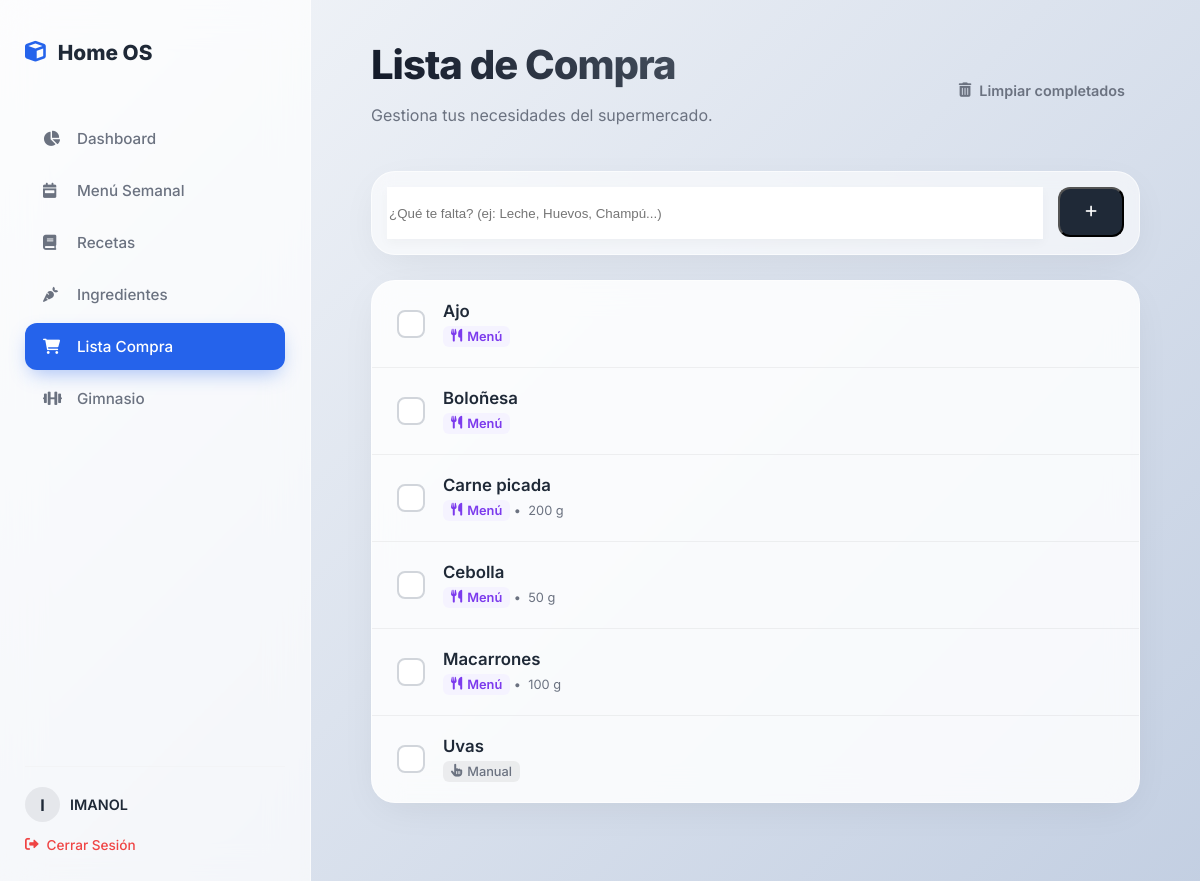
The app's page /shopping_list (signed in), older data.
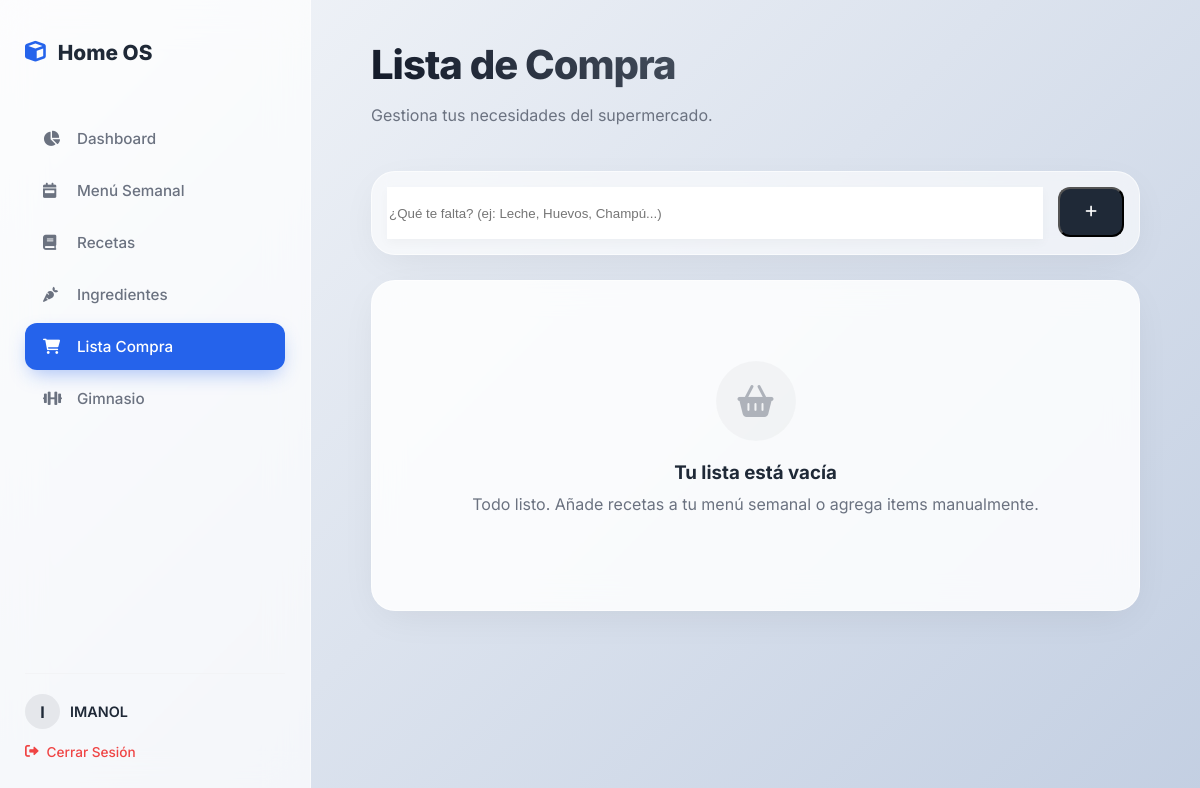
The same page, newer data.
### models.py (models this page shows, shortened)
class User(UserMixin, db.Model):
    __tablename__ = 'user'
    id = db.Column(db.Integer, primary_key=True)
    username = db.Column(db.String(50), unique=True, nullable=False)
    email = db.Column(db.String(120), unique=True, nullable=False)
    password_hash = db.Column(db.String(128))
    recetas = db.relationship('Receta', backref='user', lazy=True)
    menus = db.relationship('MenuSemanal', backref='user', lazy=True)
    tareas = db.relationship('TareaLimpieza', backref='user', lazy=True)
    lavadoras = db.relationship('Lavadora', backref='user', lazy=True)
    items_compra = db.relationship('ShoppingItem', backref='user', lazy=True)

class ShoppingItem(db.Model):
    __tablename__ = 'shopping_item'
    id = db.Column(db.Integer, primary_key=True)
    nombre = db.Column(db.String(100), nullable=False)
    cantidad = db.Column(db.Float, default=1.0)
    unidad = db.Column(db.String(20), default="ud")
    completed = db.Column(db.Boolean, default=False)
    is_auto = db.Column(db.Boolean, default=False)
    user_id = db.Column(db.Integer, db.ForeignKey('user.id'), nullable=False)

### app.py (the view)
@app.route('/shopping_list')
@login_required
def shopping_list():
    items = ShoppingItem.query.filter_by(user_id=current_user.id).order_by(ShoppingItem.completed, ShoppingItem.nombre).all()
    return render_template('shopping_list.html', items=items)

### app.py (called while the page is built)
@login.user_loader
def load_user(id):
    return User.query.get(int(id))

### templates/shopping_list.html (shortened to what this page needs)
{% extends "base.html" %}
{% block content %}
<div style="max-width: 800px; margin: 0 auto; padding-bottom: 50px;">
    <div class="header-section" style="display: flex; justify-content: space-between; align-items: center; margin-bottom: 30px;">
        <div>
            <h1>Lista de Compra</h1>
            <p style="color: var(--text-muted);">Gestiona tus necesidades del supermercado.</p>
        </div>
        {% if items %}
        <a href="{{ url_for('clear_completed_items') }}" style="color: var(--text-muted); text-decoration: none; font-weight: 600; font-size: 0.9rem; display: flex; align-items: center; gap: 8px; padding: 8px 15px; border-radius: 8px; transition: background 0.2s;">
            <i class="fas fa-trash-alt"></i> Limpiar completados
        </a>
        {% endif %}
    </div>
    <div class="bento-card" style="margin-bottom: 25px; padding: 15px; background: rgba(255, 255, 255, 0.6); border: 1px solid rgba(255,255,255,0.6); backdrop-filter: blur(10px);">
        <form action="{{ url_for('add_shopping_item') }}" method="POST" style="display: flex; gap: 15px;">
            <input type="text" name="nombre" class="modern-input" placeholder="¿Qué te falta? (ej: Leche, Huevos, Champú...)" required autocomplete="off" style="flex: 1; border: none; background: white; box-shadow: 0 4px 10px rgba(0,0,0,0.03); height: 50px;">
            <button type="submit" class="btn-primary" style="width: auto; padding: 0 25px; border-radius: 12px; height: 50px;">
                <i class="fas fa-plus"></i>
            </button>
        </form>
    </div>
    <div class="bento-card" style="padding: 0; overflow: hidden; background: rgba(255, 255, 255, 0.85); border: 1px solid rgba(255,255,255,0.6);">
        {% if items %}
            <ul class="shopping-list">
                {% for item in items %}
                <li class="shopping-row {% if item.completed %}completed{% endif %}">
                    <a href="{{ url_for('toggle_shopping_item', item_id=item.id) }}" class="row-clickable">
                        <div style="display: flex; align-items: center; gap: 18px;">
                            <div class="custom-checkbox">
                                <i class="fas fa-check"></i>
                            </div>
                            <div style="flex: 1;">
                                <div class="item-name">{{ item.nombre }}</div>
                                <div class="item-meta">
                                    {% if item.is_auto %}
                                        <span class="tag-auto"><i class="fas fa-utensils"></i> Menú</span>
                                        {% if item.cantidad > 1 %} &nbsp;•&nbsp; {{ item.cantidad|round(1) if item.cantidad % 1 else item.cantidad|int }} {{ item.unidad }}{% endif %}
                                    {% else %}
                                        <span class="tag-manual"><i class="fas fa-hand-pointer"></i> Manual</span>
                                    {% endif %}
                                </div>
                            </div>
                        </div>
                    </a>
                </li>
                {% endfor %}
            </ul>
        {% else %}
            <div style="text-align: center; padding: 80px 20px;">
                <div style="background: rgba(0,0,0,0.03); width: 80px; height: 80px; border-radius: 50%; display: flex; align-items: center; justify-content: center; margin: 0 auto 20px auto;">
                    <i class="fas fa-shopping-basket" style="font-size: 2rem; color: var(--text-muted); opacity: 0.5;"></i>
                </div>
                <h3 style="margin: 0; color: var(--text-main);">Tu lista está vacía</h3>
                <p style="color: var(--text-muted); margin-top: 10px;">Todo listo. Añade recetas a tu menú semanal o agrega items manualmente.</p>
            </div>
        {% endif %}
    </div>
</div>
{% endblock %}

### templates/base.html (shortened to what this page needs)
<!DOCTYPE html>
<html lang="es">
<head>
    <link rel="stylesheet" href="{{ url_for('static', filename='style.css') }}">
    <link rel="stylesheet" href="https://cdnjs.cloudflare.com/ajax/libs/font-awesome/6.0.0-beta3/css/all.min.css">
</head>
<body>
    {% if current_user.is_authenticated %}
    <div class="sidebar">
        <div>
            <div class="brand">
                <i class="fas fa-cube"></i> Home OS
            </div>
            <nav class="nav-links">
                <a href="{{ url_for('dashboard') }}" class="{% if request.endpoint == 'dashboard' %}active{% endif %}">
                    <i class="fas fa-chart-pie" style="width: 20px;"></i>
                    Dashboard
                </a>
                <a href="{{ url_for('menu_semanal_page') }}" class="{% if 'menu' in request.path %}active{% endif %}">
                    <i class="fas fa-calendar-week" style="width: 20px;"></i>
                    Menú Semanal
                </a>
                <a href="{{ url_for('recetas_page') }}" class="{% if 'recetas' in request.path %}active{% endif %}">
    <i class="fas fa-book" style="width: 20px;"></i>
    Recetas
</a>
<a href="{{ url_for('ingredients_manager') }}" class="{% if 'ingredients' in request.path %}active{% endif %}">
    <i class="fas fa-carrot" style="width: 20px;"></i>
    Ingredientes
</a>
<a href="{{ url_for('shopping_list') }}" class="{% if 'shopping_list' in request.path %}active{% endif %}">
    <i class="fas fa-shopping-cart" style="width: 20px;"></i>
    Lista Compra
</a>
<a href="{{ url_for('gym_dashboard') }}" class="{% if 'gym' in request.path %}active{% endif %}">
    <i class="fas fa-dumbbell" style="width: 20px;"></i>
    Gimnasio
</a>
            </nav>
        </div>
        <div style="margin-top: auto; padding-top: 20px; border-top: 1px solid #F3F4F6;">
            <div style="display: flex; align-items: center; gap: 10px; margin-bottom: 15px;">
                <div style="width: 35px; height: 35px; background: #E5E7EB; border-radius: 50%; display: flex; align-items: center; justify-content: center; font-weight: bold; color: var(--text-main);">
                    {{ current_user.username[0]|upper }}
                </div>
                <div style="font-size: 0.9rem; font-weight: 600; color: var(--text-main);">{{ current_user.username }}</div>
            </div>
            <a href="{{ url_for('logout') }}" style="color: #EF4444; text-decoration: none; font-size: 0.85rem; display: flex; align-items: center; gap: 8px; font-weight: 500; transition: opacity 0.2s;">
                <i class="fas fa-sign-out-alt"></i> Cerrar Sesión
            </a>
        </div>
    </div>
    {% endif %}
    <div class="content" style="{% if not current_user.is_authenticated %}margin: 0 auto; max-width: 100%; display: flex; flex-direction: column; justify-content: center;{% endif %}">
        {% block content %}{% endblock %}
    </div>
</body>
</html>

### static/style.css (style rules this page uses)
:root { --bg-gradient: linear-gradient(135deg, #f5f7fa 0%, #c3cfe2 100%); --surface: rgba(255, 255, 255, 0.85); --surface-hover: rgba(255, 255, 255, 0.95); --primary: #2563EB; --primary-dark: #1E40AF; --text-main: #1F2937; --text-muted: #6B7280; --border-color: rgba(255, 255, 255, 0.6); --border-glass: 1px solid rgba(255, 255, 255, 0.5); --radius-card: 24px; --radius-sm: 12px; --shadow-soft: 0 10px 40px -10px rgba(0,0,0,0.08); --shadow-hover: 0 20px 40px -10px rgba(0,0,0,0.12); }
body { background: var(--bg-gradient); background-attachment: fixed; color: var(--text-main); font-family: 'Inter', sans-serif; margin: 0; display: flex; height: 100vh; overflow: hidden; }
.sidebar { width: 260px; background: rgba(255, 255, 255, 0.7); backdrop-filter: blur(20px); -webkit-backdrop-filter: blur(20px); padding: 40px 25px; border-right: var(--border-glass); display: flex; flex-direction: column; justify-content: space-between; z-index: 10; }
.brand { font-size: 1.3rem; font-weight: 800; color: var(--text-main); margin-bottom: 50px; display: flex; align-items: center; gap: 12px; }
.brand i { color: var(--primary); }
.nav-links a { display: flex; align-items: center; gap: 14px; padding: 14px 18px; color: var(--text-muted); text-decoration: none; border-radius: var(--radius-sm); font-weight: 500; transition: all 0.3s cubic-bezier(0.4, 0, 0.2, 1); margin-bottom: 5px; font-size: 0.95rem; }
.nav-links a.active { background: var(--primary); color: white; box-shadow: 0 8px 20px -5px rgba(37, 99, 235, 0.4); }
.content { flex: 1; padding: 40px 60px; overflow-y: auto; position: relative; }
.header-section h1 { font-size: 2.5rem; font-weight: 800; color: var(--text-main); margin: 0; letter-spacing: -1px; background: -webkit-linear-gradient(45deg, #111827, #4B5563); -webkit-background-clip: text; -webkit-text-fill-color: transparent; }
.bento-card { background: var(--surface); backdrop-filter: blur(15px); -webkit-backdrop-filter: blur(15px); border: var(--border-glass); border-radius: var(--radius-card); padding: 30px; box-shadow: var(--shadow-soft); display: flex; flex-direction: column; justify-content: space-between; transition: all 0.3s ease; position: relative; overflow: hidden; }
.btn-primary { background: var(--text-main); color: white; padding: 12px 24px; border-radius: var(--radius-sm); text-decoration: none; font-weight: 600; transition: all 0.2s; display: inline-flex; align-items: center; gap: 8px; }

Row changes from the older to the newer data that the page shows:
removed ShoppingItem: nombre "Ajo", is_auto True (drawn)
removed ShoppingItem: nombre "Boloñesa", is_auto True (drawn)
removed ShoppingItem: nombre "Carne picada", cantidad "200", unidad "g"
removed ShoppingItem: nombre "Cebolla", cantidad "50", unidad "g"
removed ShoppingItem: nombre "Macarrones", cantidad "100", unidad "g"
removed ShoppingItem: nombre "Uvas", is_auto False (drawn)
Text that changed along with them:
text no longer shown: "Limpiar completados"
text now shown: "Tu lista está vacía Todo listo. Añade recetas a tu menú semanal o agrega items manualmente."
